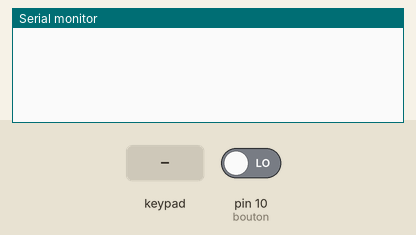
Simulated run of this sketch. Board: Arduino Mega 2560, built with avr-gcc and run on an emulated ATmega2560. Shown: the last lines printed to the serial monitor. Inputs (shaded band) come from the test bench; at power-on: pin 10 (bouton) LOW.

Above: at 2.0 s.
2.1 s: key '1' pressed
At 3.1 s:
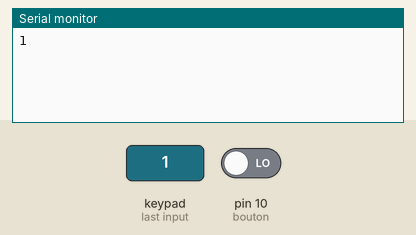
3.6 s: keypad keys 1 2 3 4 pressed 0.4 s apart
At 4.66 s:
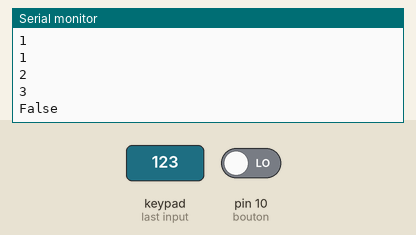
6.7 s: key 'A' pressed
At 7.8 s:
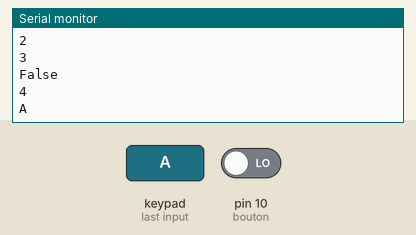
8.2 s: keypad keys 1 2 3 4 # pressed 0.4 s apart
At 11.3 s:
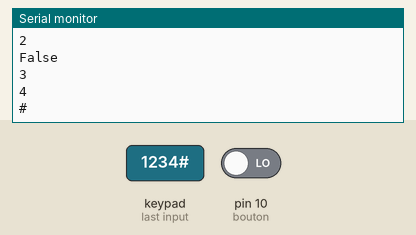
11.7 s: key 'B' pressed
At 12.9 s:
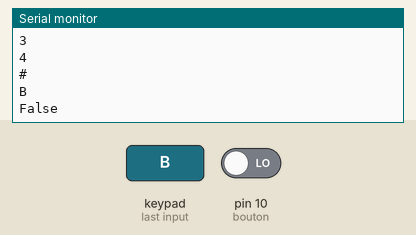
13.2 s: keypad keys 1 2 3 4 * pressed 0.4 s apart
At 15.1 s:
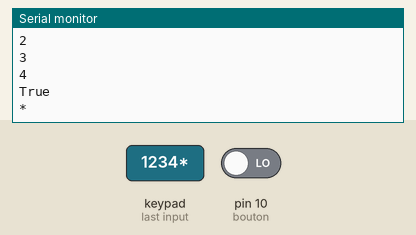
Timing chart, 0 to 16.6 s (numbered marks = the images above; inputs shaded):
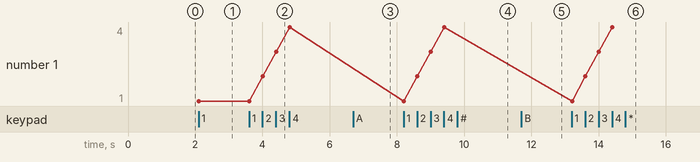

The sketch:

Projet_enigme_4.ino
```cpp
#include <Keypad.h>
int compteur =0; // Permet de compter le nombre de touche appuyée
const int bouton = 10; // Entrée du bouton sur la carte
int valBouton=1; // Bouton appuyé ?
const byte Ligne = 4; // 4 lignes du digicode
const byte Colonne = 4; // 4 colonnes du digicode
int prochaineEtape = 0; // Sera le signal pour activer l'énigme suivante, passe à 1 si réussie
char code[4]={'1','2','3','4'}; // Code à trouver sous forme de liste, sera probablement random par la suite

// Touches du keypad
char keys[Ligne][Colonne] = {
  {'1','2','3','A'},
  {'4','5','6','B'},
  {'7','8','9','C'},
  {'*','0','#','D'}
};

char codeEssai[4]; // Contient les numéros choisis par le joueur
byte Ligne_Pins[Ligne] = {9, 8, 7, 6}; // Correspond aux branchements sur la carte
byte Colonne_Pins[Colonne] = {5, 4, 3, 2}; // Pareil

// Initialise la librairie avec nos paramètres (la taille de la matrice et symboles)
Keypad mon_keypad = Keypad( makeKeymap(keys), Ligne_Pins, Colonne_Pins, Ligne, Colonne);

static int8_t Send_buf[8] = {0} ;//The MP3 player undestands orders in a 8 int string
                                //0X7E FF 06 command 00 00 00 EF;(if command =01 next song order)
#define NEXT_SONG 0X01
#define PREV_SONG 0X02
#define CMD_PLAY_W_INDEX 0X03 //DATA IS REQUIRED (number of song)
#define VOLUME_UP_ONE 0X04
#define VOLUME_DOWN_ONE 0X05
#define CMD_SET_VOLUME 0X06//DATA IS REQUIRED (number of volume from 0 up to 30(0x1E))
#define SET_DAC 0X17
#define CMD_PLAY_WITHVOLUME 0X22 //data is needed  0x7E 06 22 00 xx yy EF;(xx volume)(yy number of song)
#define CMD_SEL_DEV 0X09 //SELECT STORAGE DEVICE, DATA IS REQUIRED
#define DEV_TF 0X02 //HELLO,IM THE DATA REQUIRED
#define SLEEP_MODE_START 0X0A
#define SLEEP_MODE_WAKEUP 0X0B
#define CMD_RESET 0X0C//CHIP RESET
#define CMD_PLAY 0X0D //RESUME PLAYBACK
#define CMD_PAUSE 0X0E //PLAYBACK IS PAUSED
#define CMD_PLAY_WITHFOLDER 0X0F//DATA IS NEEDED, 0x7E 06 0F 00 01 02 EF;(play the song with the directory \01\002xxxxxx.mp3
#define STOP_PLAY 0X16
#define PLAY_FOLDER 0X17// data is needed 0x7E 06 17 00 01 XX EF;(play the 01 folder)(value xx we dont care)
#define SET_CYCLEPLAY 0X19//data is needed 00 start; 01 close
#define SET_DAC 0X17//data is needed 00 start DAC OUTPUT;01 DAC no output
#define SINGLE_PLAY 0X08//Single play(without folder)


void sendCommand(int8_t command, int16_t dat) {
delay(20);
Send_buf[0] = 0x7e; //starting byte
Send_buf[1] = 0xff; //version
Send_buf[2] = 0x06; //the number of bytes of the command without starting byte and ending byte
Send_buf[3] = command; //
Send_buf[4] = 0x00;//0x00 = no feedback, 0x01 = feedback
Send_buf[5] = (int8_t)(dat >> 8);//datah
Send_buf[6] = (int8_t)(dat); //datal
Send_buf[7] = 0xef; //ending byte
for(uint8_t i=0; i<8; i++){
  Serial3.write(Send_buf[i]) ;
}
}

void setup(){
  Serial.begin(9600);
  pinMode(bouton,INPUT);
  Serial3.begin(9600);//Start our Serial coms for our serial monitor!
  delay(500);//Wait chip initialization is complete
  sendCommand(CMD_SEL_DEV, DEV_TF);//select the TF card
  delay(200);//wait for 200ms
  sendCommand(CMD_PLAY_WITHFOLDER, 0X0F00106); //Il faudra ajouter un son de démarrage de la boîte
  delay(100);
  sendCommand(CMD_PAUSE, 0X0E);
}

void loop(){
  valBouton=digitalRead(bouton);
  if(valBouton==HIGH){
    sendCommand(CMD_PLAY_WITHFOLDER, 0X0F00106); //son à changer
  }

  char keypad_matrix = mon_keypad.getKey(); // Récupère la touche appuyé
  if (keypad_matrix){ // Si une touche est appuyée
    codeEssai[compteur] = keypad_matrix; // Met la valeur dans la liste
    compteur+=1; // Incrémente pour que l'on se déplace dans la liste des valeurs
    Serial.println(keypad_matrix); // Ne sert que pour les tests
    if (keypad_matrix =='C'){// Si on appuie sur C, on réintialise les valeurs
    	compteur=0;
    }
    if (compteur == 4){ // Si on a 4 valeurs, on vérifie si le code est bon
      if (codeEssai[0] == code[0] && codeEssai[1] == code[1] && codeEssai[2] == code[2] && codeEssai[3] == code[3]){ // Si le code est bon
      	Serial.println("True"); // Pour les tests
        prochaineEtape = 1; // Déverouille la prochaine éngime
        sendCommand(CMD_PLAY_WITHFOLDER, 0X0F00107); //son de réussite

      }

      if (codeEssai[0] != code[0] || codeEssai[1] != code[1] || codeEssai[2] != code[2] || codeEssai[3] != code[3]){ // Si le code n'est pas bon
        Serial.println("False"); // Pour les tests
           }
      compteur=0; // Rétablit le compteur à 0 pour retenter sa chance
      }
  }

}
```

Measured:
- after the input at 2.1 s, the serial monitor: prints a new line at once (image 1)
- after the input at 3.6 s, the serial monitor: prints a new line after 0.41 s (image 2)
- after the input at 6.7 s, the serial monitor: prints a new line at once (image 3)
- after the input at 8.2 s, the serial monitor: prints a new line at once (image 4)
- after the input at 11.7 s, the serial monitor: prints a new line at once (image 5)
- after the input at 13.2 s, the serial monitor: prints a new line at once (image 6)
- plotted number 1: 1 → 4 after the input at 3.6 s
